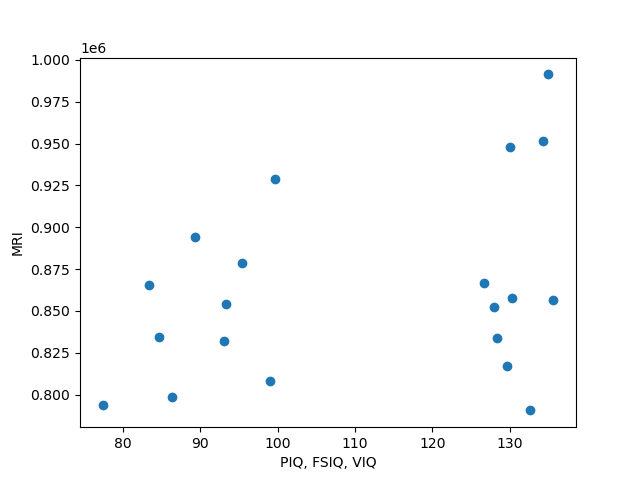

This figure's Python source:
import numpy as np
import matplotlib.pyplot as plt
import pandas as pd

brainFrame = pd.read_csv('brainsize.txt', delimiter='\t')

menDf = brainFrame[brainFrame['Gender'] == 'Male']
womenDf = brainFrame[brainFrame['Gender'] == 'Female']

womenMeanSmarts = womenDf[["PIQ", "FSIQ", "VIQ"]].mean(axis=1)
plt.scatter(womenMeanSmarts, womenDf["MRI_Count"])

plt.xlabel('PIQ, FSIQ, VIQ')
plt.ylabel('MRI')

plt.show()

# %matplotlib inline
